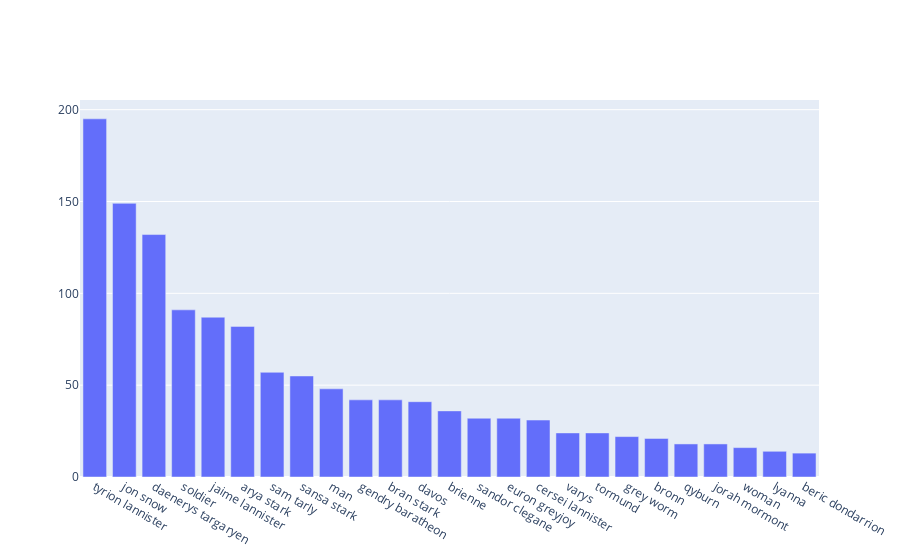

Notebook code cell kept with this figure:
### Code cell
fig = go.Figure()

fig.add_trace(go.Bar(
    x = lines_df.index[:25],
    y = lines_df['Episode']))

### Figure 1 — Plotly figure (JSON) as saved in the notebook; plotly's stock layout.template omitted (floating-point values rounded to 4 significant figures)
{"data": [{"type": "bar", "x": ["tyrion lannister", "jon snow", "daenerys targaryen", "soldier", "jaime lannister", "arya stark", "sam tarly", "sansa stark", "man", "gendry baratheon", "bran stark", "davos", "brienne", "sandor clegane", "euron greyjoy", "cersei lannister", "varys", "tormund", "grey worm", "bronn", "qyburn", "jorah mormont", "woman", "lyanna", "beric dondarrion"], "y": [195, 149, 132, 91, 87, 82, 57, 55, 48, 42, 42, 41, 36, 32, 32, 31, 24, 24, 22, 21, 18, 18, 16, 14, 13, 12, 12, 11, 11, 8, 7, 7, 6, 5, 4, 4, 4, 4, 4, 4, 4, 3, 3, 3, 3, 3, 2, 2, 2, 2, 2, 1, 1, 1, 1, 1, 1, 1, 1, 1, 1, 1, 1]}], "layout": {}}
